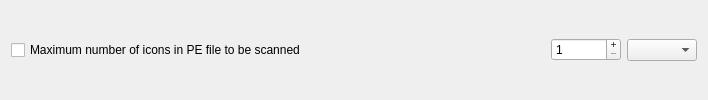
            <widget class="QFrame" name="limitFrame_12">
             <property name="minimumSize">
              <size>
               <width>0</width>
               <height>0</height>
              </size>
             </property>
             <property name="frameShape">
              <enum>QFrame::NoFrame</enum>
             </property>
             <property name="frameShadow">
              <enum>QFrame::Raised</enum>
             </property>
             <layout class="QHBoxLayout" name="horizontalLayout_23">
              <property name="topMargin">
               <number>2</number>
              </property>
              <property name="bottomMargin">
               <number>2</number>
              </property>
              <item>
               <widget class="QCheckBox" name="pwmaxNumberOfIconsInPEFileCheckBox">
                <property name="text">
                 <string>Maximum number of icons in PE file to be scanned</string>
                </property>
               </widget>
              </item>
              <item>
               <spacer name="horizontalSpacer_16">
                <property name="orientation">
                 <enum>Qt::Horizontal</enum>
                </property>
                <property name="sizeHint" stdset="0">
                 <size>
                  <width>239</width>
                  <height>20</height>
                 </size>
                </property>
               </spacer>
              </item>
              <item>
               <widget class="QSpinBox" name="pwmaxNumberOfIconsInPEFileSpinBox">
                <property name="minimumSize">
                 <size>
                  <width>70</width>
                  <height>0</height>
                 </size>
                </property>
                <property name="buttonSymbols">
                 <enum>QAbstractSpinBox::PlusMinus</enum>
                </property>
                <property name="minimum">
                 <number>1</number>
                </property>
                <property name="maximum">
                 <number>999</number>
                </property>
               </widget>
              </item>
              <item>
               <widget class="QComboBox" name="pwmaxNumberOfIconsInPEFileComboBox">
                <property name="minimumSize">
                 <size>
                  <width>70</width>
                  <height>0</height>
                 </size>
                </property>
                <item>
                 <property name="text">
                  <string/>
                 </property>
                </item>
                <item>
                 <property name="text">
                  <string>K</string>
                 </property>
                </item>
                <item>
                 <property name="text">
                  <string>M</string>
                 </property>
                </item>
               </widget>
              </item>
             </layout>
            </widget>
